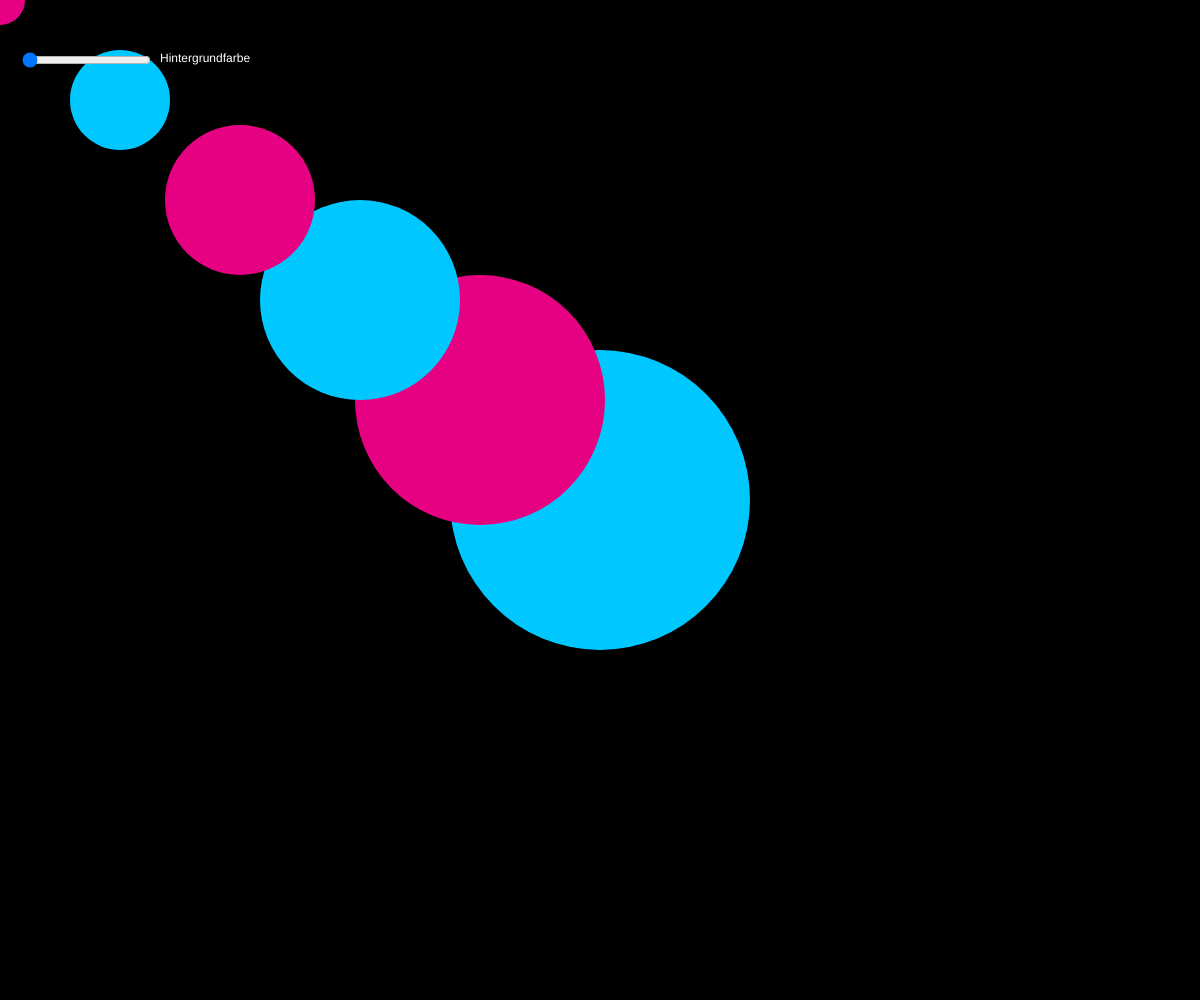
Frame 1 (no input)
Frame 60 (no input): identical to frame 1, image omitted
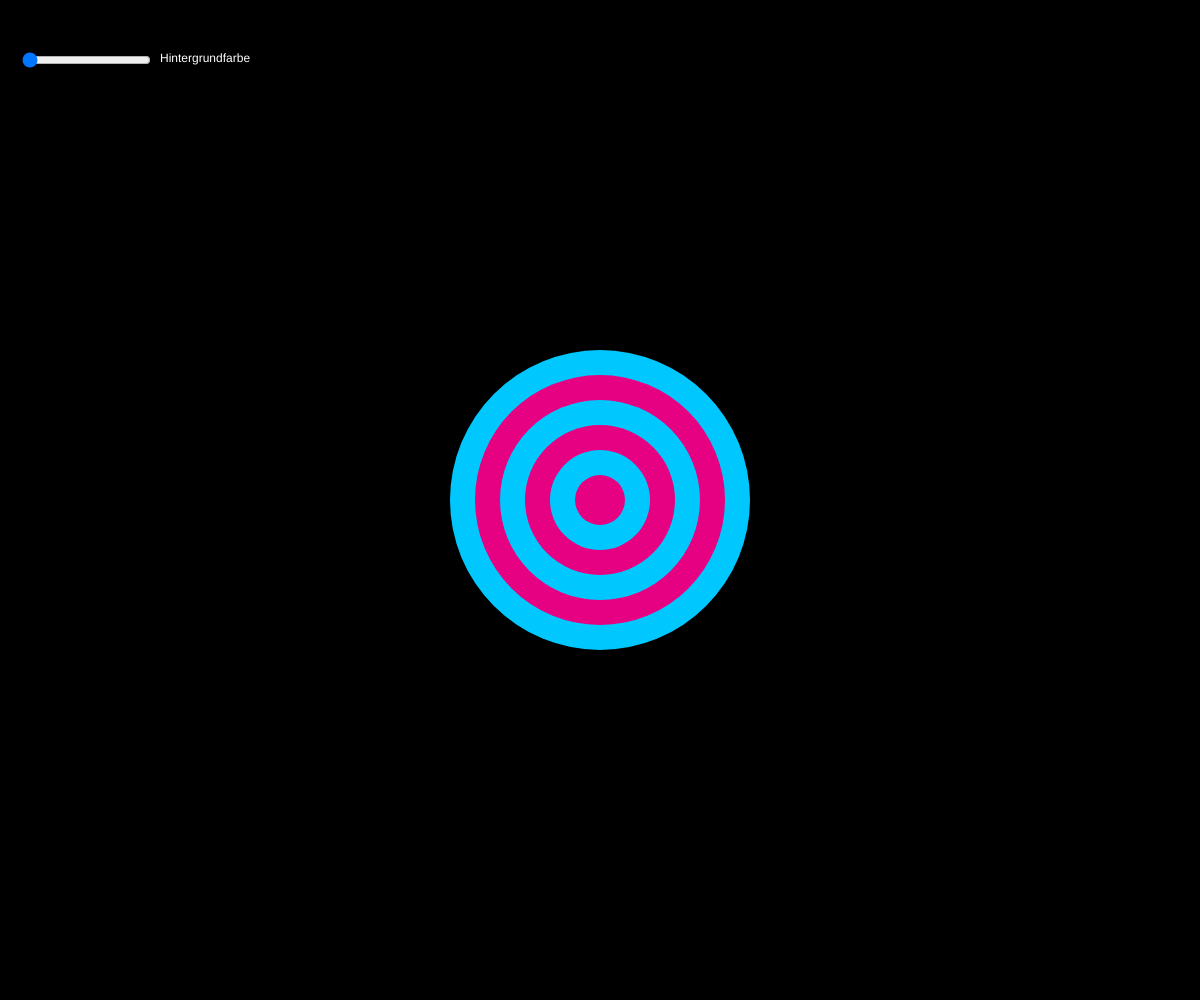
Frame 120 (the mouse pressed at the canvas centre since frame 60)

The p5.js sketch that drew these frames (run headless with seeded random() and noise() and a simulated clock; from frame 60 on, the mouse is pressed at the canvas centre):

// p5.js sketch
// ── sketch.js

/// Variante ALT /// 


//Slider für Hintergrundfarbe
let sliderFarbe;

function setup() {
  createCanvas(windowWidth, windowHeight);
  rectMode(CENTER);
  noStroke();

  //Slider mit Bereich und Startwert
  sliderFarbe = createSlider(0, 100, 0);
  sliderFarbe.position(20, 50);

}

function draw() {

  //Aktuelle Werte der Slider lesen
  let farbe = sliderFarbe.value();

  //Hintergrundfarbe von Schwarz zu Weiss mappen
  let grau = map(farbe, 0, 100, 0, 255);
  background(grau);

  //Abstand der Maus zur Mitte
  let abstandX = (mouseX - width / 2) / 5;
  let abstandY = (mouseY - height / 2) / 5;

  //Farben der Formen definieren
  let blau = color(0, 200, 255);
  let pink = color(230, 0, 130);


  //Formen in wechselnder Farbe gelistet
  fill(blau);
  ellipse(width / 2, height / 2, 300);

  fill(pink);
  ellipse(width / 2 + abstandX * 1, height / 2 + abstandY * 1, 250);

  fill(blau);
  ellipse(width / 2 + abstandX * 2, height / 2 + abstandY * 2, 200);

  fill(pink);
  ellipse(width / 2 + abstandX * 3, height / 2 + abstandY * 3, 150);

  fill(blau);
  ellipse(width / 2 + abstandX * 4, height / 2 + abstandY * 4, 100);

  fill(pink);
  ellipse(width / 2 + abstandX * 5, height / 2 + abstandY * 5, 50);

  //Beschriftung Slider
  if (grau < 128) {
    fill(255); // heller Text auf dunklem Hintergrund
  } else {
    fill(0);   // dunkler Text auf hellem Hintergrund
  }

  textSize(12);
  text('Hintergrundfarbe', 160, 62);


}
//Canvas an die Fenstergrösse anpassen
function windowResized() {
  resizeCanvas(windowWidth, windowHeight);
}
